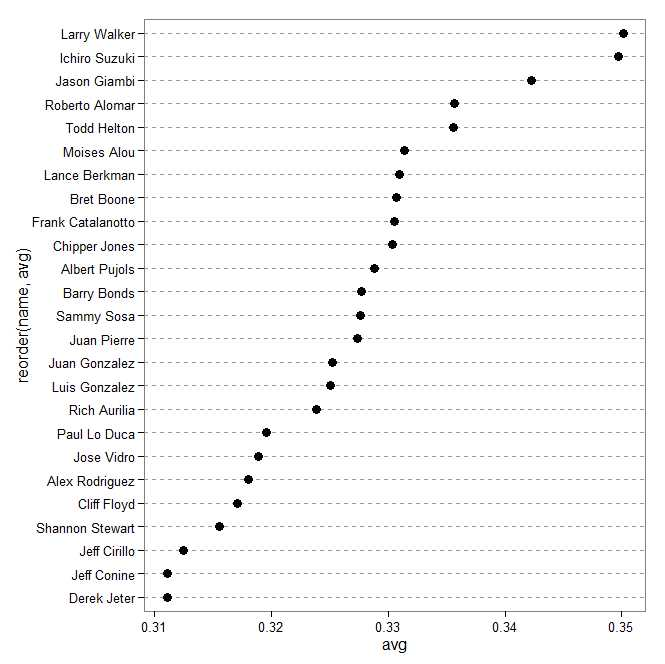

The R source for this figure:
library(ggplot2)
library(gcookbook)
tophit<-tophitters2001[1:25,]
ggplot(tophit,aes(x=avg,y=reorder(name,avg)))+
geom_point(size=3)+
theme_bw()+
theme(panel.grid.major.x=element_blank(),
	panel.grid.minor.x=element_blank(),
	panel.grid.major.y=element_line(colour="grey60",linetype="dashed"))
